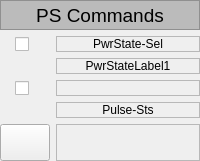
    <widget class="QWidget" name="widget_2" native="true">
     <layout class="QGridLayout" name="gridLayout_3">
      <property name="leftMargin">
       <number>0</number>
      </property>
      <property name="topMargin">
       <number>0</number>
      </property>
      <property name="rightMargin">
       <number>0</number>
      </property>
      <property name="bottomMargin">
       <number>0</number>
      </property>
      <item row="3" column="0">
       <widget class="PyDMByteIndicator" name="PyDMByteIndicator_11">
        <property name="sizePolicy">
         <sizepolicy hsizetype="Expanding" vsizetype="Expanding">
          <horstretch>0</horstretch>
          <verstretch>0</verstretch>
         </sizepolicy>
        </property>
        <property name="maximumSize">
         <size>
          <width>50</width>
          <height>16777215</height>
         </size>
        </property>
        <property name="toolTip">
         <string/>
        </property>
        <property name="layoutDirection">
         <enum>Qt::RightToLeft</enum>
        </property>
        <property name="channel" stdset="0">
         <string>ca://${pv_prefix}:PwrState-Sts</string>
        </property>
        <property name="offColor" stdset="0">
         <color>
          <red>239</red>
          <green>41</green>
          <blue>41</blue>
         </color>
        </property>
        <property name="showLabels" stdset="0">
         <bool>false</bool>
        </property>
        <property name="circles" stdset="0">
         <bool>true</bool>
        </property>
        <property name="labels" stdset="0">
         <stringlist>
          <string>Bit 0</string>
         </stringlist>
        </property>
       </widget>
      </item>
      <item row="0" column="0" colspan="2">
       <widget class="QLabel" name="label_331">
        <property name="sizePolicy">
         <sizepolicy hsizetype="MinimumExpanding" vsizetype="Expanding">
          <horstretch>0</horstretch>
          <verstretch>0</verstretch>
         </sizepolicy>
        </property>
        <property name="minimumSize">
         <size>
          <width>0</width>
          <height>30</height>
         </size>
        </property>
        <property name="maximumSize">
         <size>
          <width>16777215</width>
          <height>30</height>
         </size>
        </property>
        <property name="palette">
         <palette>
          <active>
           <colorrole role="WindowText">
            <brush brushstyle="SolidPattern">
             <color alpha="255">
              <red>0</red>
              <green>0</green>
              <blue>0</blue>
             </color>
            </brush>
           </colorrole>
           <colorrole role="Button">
            <brush brushstyle="SolidPattern">
             <color alpha="255">
              <red>187</red>
              <green>187</green>
              <blue>187</blue>
             </color>
            </brush>
           </colorrole>
           <colorrole role="Light">
            <brush brushstyle="SolidPattern">
             <color alpha="255">
              <red>255</red>
              <green>255</green>
              <blue>255</blue>
             </color>
            </brush>
           </colorrole>
           <colorrole role="Midlight">
            <brush brushstyle="SolidPattern">
             <color alpha="255">
              <red>221</red>
              <green>221</green>
              <blue>221</blue>
             </color>
            </brush>
           </colorrole>
           <colorrole role="Dark">
            <brush brushstyle="SolidPattern">
             <color alpha="255">
              <red>93</red>
              <green>93</green>
              <blue>93</blue>
             </color>
            </brush>
           </colorrole>
           <colorrole role="Mid">
            <brush brushstyle="SolidPattern">
             <color alpha="255">
              <red>125</red>
              <green>125</green>
              <blue>125</blue>
             </color>
            </brush>
           </colorrole>
           <colorrole role="Text">
            <brush brushstyle="SolidPattern">
             <color alpha="255">
              <red>0</red>
              <green>0</green>
              <blue>0</blue>
             </color>
            </brush>
           </colorrole>
           <colorrole role="BrightText">
            <brush brushstyle="SolidPattern">
             <color alpha="255">
              <red>255</red>
              <green>255</green>
              <blue>255</blue>
             </color>
            </brush>
           </colorrole>
           <colorrole role="ButtonText">
            <brush brushstyle="SolidPattern">
             <color alpha="255">
              <red>0</red>
              <green>0</green>
              <blue>0</blue>
             </color>
            </brush>
           </colorrole>
           <colorrole role="Base">
            <brush brushstyle="SolidPattern">
             <color alpha="255">
              <red>255</red>
              <green>255</green>
              <blue>255</blue>
             </color>
            </brush>
           </colorrole>
           <colorrole role="Window">
            <brush brushstyle="SolidPattern">
             <color alpha="255">
              <red>187</red>
              <green>187</green>
              <blue>187</blue>
             </color>
            </brush>
           </colorrole>
           <colorrole role="Shadow">
            <brush brushstyle="SolidPattern">
             <color alpha="255">
              <red>0</red>
              <green>0</green>
              <blue>0</blue>
             </color>
            </brush>
           </colorrole>
           <colorrole role="AlternateBase">
            <brush brushstyle="SolidPattern">
             <color alpha="255">
              <red>221</red>
              <green>221</green>
              <blue>221</blue>
             </color>
            </brush>
           </colorrole>
           <colorrole role="ToolTipBase">
            <brush brushstyle="SolidPattern">
             <color alpha="255">
              <red>255</red>
              <green>255</green>
              <blue>220</blue>
             </color>
            </brush>
           </colorrole>
           <colorrole role="ToolTipText">
            <brush brushstyle="SolidPattern">
             <color alpha="255">
              <red>0</red>
              <green>0</green>
              <blue>0</blue>
             </color>
            </brush>
           </colorrole>
           <colorrole role="PlaceholderText">
            <brush brushstyle="NoBrush">
             <color alpha="128">
              <red>0</red>
              <green>0</green>
              <blue>0</blue>
             </color>
            </brush>
           </colorrole>
          </active>
          <inactive>
           <colorrole role="WindowText">
            <brush brushstyle="SolidPattern">
             <color alpha="255">
              <red>0</red>
              <green>0</green>
              <blue>0</blue>
             </color>
            </brush>
           </colorrole>
           <colorrole role="Button">
            <brush brushstyle="SolidPattern">
             <color alpha="255">
              <red>187</red>
              <green>187</green>
              <blue>187</blue>
             </color>
            </brush>
           </colorrole>
           <colorrole role="Light">
            <brush brushstyle="SolidPattern">
             <color alpha="255">
              <red>255</red>
              <green>255</green>
              <blue>255</blue>
             </color>
            </brush>
           </colorrole>
           <colorrole role="Midlight">
            <brush brushstyle="SolidPattern">
             <color alpha="255">
              <red>221</red>
              <green>221</green>
              <blue>221</blue>
             </color>
            </brush>
           </colorrole>
           <colorrole role="Dark">
            <brush brushstyle="SolidPattern">
             <color alpha="255">
              <red>93</red>
              <green>93</green>
              <blue>93</blue>
             </color>
            </brush>
           </colorrole>
           <colorrole role="Mid">
            <brush brushstyle="SolidPattern">
             <color alpha="255">
              <red>125</red>
              <green>125</green>
              <blue>125</blue>
             </color>
            </brush>
           </colorrole>
           <colorrole role="Text">
            <brush brushstyle="SolidPattern">
             <color alpha="255">
              <red>0</red>
              <green>0</green>
              <blue>0</blue>
             </color>
            </brush>
           </colorrole>
           <colorrole role="BrightText">
            <brush brushstyle="SolidPattern">
             <color alpha="255">
              <red>255</red>
              <green>255</green>
              <blue>255</blue>
             </color>
            </brush>
           </colorrole>
           <colorrole role="ButtonText">
            <brush brushstyle="SolidPattern">
             <color alpha="255">
              <red>0</red>
              <green>0</green>
              <blue>0</blue>
             </color>
            </brush>
           </colorrole>
           <colorrole role="Base">
            <brush brushstyle="SolidPattern">
             <color alpha="255">
              <red>255</red>
              <green>255</green>
              <blue>255</blue>
             </color>
            </brush>
           </colorrole>
           <colorrole role="Window">
            <brush brushstyle="SolidPattern">
             <color alpha="255">
              <red>187</red>
              <green>187</green>
              <blue>187</blue>
             </color>
            </brush>
           </colorrole>
           <colorrole role="Shadow">
            <brush brushstyle="SolidPattern">
             <color alpha="255">
              <red>0</red>
              <green>0</green>
              <blue>0</blue>
             </color>
            </brush>
           </colorrole>
           <colorrole role="AlternateBase">
            <brush brushstyle="SolidPattern">
             <color alpha="255">
              <red>221</red>
              <green>221</green>
              <blue>221</blue>
             </color>
            </brush>
           </colorrole>
           <colorrole role="ToolTipBase">
            <brush brushstyle="SolidPattern">
             <color alpha="255">
              <red>255</red>
              <green>255</green>
              <blue>220</blue>
             </color>
            </brush>
           </colorrole>
           <colorrole role="ToolTipText">
            <brush brushstyle="SolidPattern">
             <color alpha="255">
              <red>0</red>
              <green>0</green>
              <blue>0</blue>
             </color>
            </brush>
           </colorrole>
           <colorrole role="PlaceholderText">
            <brush brushstyle="NoBrush">
             <color alpha="128">
              <red>0</red>
              <green>0</green>
              <blue>0</blue>
             </color>
            </brush>
           </colorrole>
          </inactive>
          <disabled>
           <colorrole role="WindowText">
            <brush brushstyle="SolidPattern">
             <color alpha="255">
              <red>93</red>
              <green>93</green>
              <blue>93</blue>
             </color>
            </brush>
           </colorrole>
           <colorrole role="Button">
            <brush brushstyle="SolidPattern">
             <color alpha="255">
              <red>187</red>
              <green>187</green>
              <blue>187</blue>
             </color>
            </brush>
           </colorrole>
           <colorrole role="Light">
            <brush brushstyle="SolidPattern">
             <color alpha="255">
              <red>255</red>
              <green>255</green>
              <blue>255</blue>
             </color>
            </brush>
           </colorrole>
           <colorrole role="Midlight">
            <brush brushstyle="SolidPattern">
             <color alpha="255">
              <red>221</red>
              <green>221</green>
              <blue>221</blue>
             </color>
            </brush>
           </colorrole>
           <colorrole role="Dark">
            <brush brushstyle="SolidPattern">
             <color alpha="255">
              <red>93</red>
              <green>93</green>
              <blue>93</blue>
             </color>
            </brush>
           </colorrole>
           <colorrole role="Mid">
            <brush brushstyle="SolidPattern">
             <color alpha="255">
              <red>125</red>
              <green>125</green>
              <blue>125</blue>
             </color>
            </brush>
           </colorrole>
           <colorrole role="Text">
            <brush brushstyle="SolidPattern">
             <color alpha="255">
              <red>93</red>
              <green>93</green>
              <blue>93</blue>
             </color>
            </brush>
           </colorrole>
           <colorrole role="BrightText">
            <brush brushstyle="SolidPattern">
             <color alpha="255">
              <red>255</red>
              <green>255</green>
              <blue>255</blue>
             </color>
            </brush>
           </colorrole>
           <colorrole role="ButtonText">
            <brush brushstyle="SolidPattern">
             <color alpha="255">
              <red>93</red>
              <green>93</green>
              <blue>93</blue>
             </color>
            </brush>
           </colorrole>
           <colorrole role="Base">
            <brush brushstyle="SolidPattern">
             <color alpha="255">
              <red>187</red>
              <green>187</green>
              <blue>187</blue>
             </color>
            </brush>
           </colorrole>
           <colorrole role="Window">
            <brush brushstyle="SolidPattern">
             <color alpha="255">
              <red>187</red>
              <green>187</green>
              <blue>187</blue>
             </color>
            </brush>
           </colorrole>
           <colorrole role="Shadow">
            <brush brushstyle="SolidPattern">
             <color alpha="255">
              <red>0</red>
              <green>0</green>
              <blue>0</blue>
             </color>
            </brush>
           </colorrole>
           <colorrole role="AlternateBase">
            <brush brushstyle="SolidPattern">
             <color alpha="255">
              <red>187</red>
              <green>187</green>
              <blue>187</blue>
             </color>
            </brush>
           </colorrole>
           <colorrole role="ToolTipBase">
            <brush brushstyle="SolidPattern">
             <color alpha="255">
              <red>255</red>
              <green>255</green>
              <blue>220</blue>
             </color>
            </brush>
           </colorrole>
           <colorrole role="ToolTipText">
            <brush brushstyle="SolidPattern">
             <color alpha="255">
              <red>0</red>
              <green>0</green>
              <blue>0</blue>
             </color>
            </brush>
           </colorrole>
           <colorrole role="PlaceholderText">
            <brush brushstyle="NoBrush">
             <color alpha="128">
              <red>0</red>
              <green>0</green>
              <blue>0</blue>
             </color>
            </brush>
           </colorrole>
          </disabled>
         </palette>
        </property>
        <property name="font">
         <font>
          <family>Cantarell</family>
          <pointsize>14</pointsize>
         </font>
        </property>
        <property name="autoFillBackground">
         <bool>true</bool>
        </property>
        <property name="frameShape">
         <enum>QFrame::StyledPanel</enum>
        </property>
        <property name="text">
         <string>PS Commands</string>
        </property>
        <property name="alignment">
         <set>Qt::AlignCenter</set>
        </property>
       </widget>
      </item>
      <item row="6" column="1">
       <widget class="PyDMLabel" name="PyDMLabel_16">
        <property name="sizePolicy">
         <sizepolicy hsizetype="Expanding" vsizetype="Expanding">
          <horstretch>0</horstretch>
          <verstretch>0</verstretch>
         </sizepolicy>
        </property>
        <property name="toolTip">
         <string/>
        </property>
        <property name="frameShape">
         <enum>QFrame::StyledPanel</enum>
        </property>
        <property name="text">
         <string>Pulse-Sts</string>
        </property>
        <property name="alignment">
         <set>Qt::AlignCenter</set>
        </property>
        <property name="channel" stdset="0">
         <string>ca://${pv_prefix}:Pulse-Sts.DESC</string>
        </property>
       </widget>
      </item>
      <item row="7" column="1">
       <widget class="PyDMLabel" name="PyDMLabel_12">
        <property name="sizePolicy">
         <sizepolicy hsizetype="Expanding" vsizetype="Expanding">
          <horstretch>0</horstretch>
          <verstretch>0</verstretch>
         </sizepolicy>
        </property>
        <property name="toolTip">
         <string/>
        </property>
        <property name="frameShape">
         <enum>QFrame::StyledPanel</enum>
        </property>
        <property name="alignment">
         <set>Qt::AlignCenter</set>
        </property>
        <property name="channel" stdset="0">
         <string>ca://${pv_prefix}:ResetLabel-Cte</string>
        </property>
       </widget>
      </item>
      <item row="6" column="0">
       <widget class="PyDMByteIndicator" name="PyDMByteIndicator_21">
        <property name="sizePolicy">
         <sizepolicy hsizetype="Expanding" vsizetype="Expanding">
          <horstretch>0</horstretch>
          <verstretch>0</verstretch>
         </sizepolicy>
        </property>
        <property name="maximumSize">
         <size>
          <width>50</width>
          <height>16777215</height>
         </size>
        </property>
        <property name="toolTip">
         <string/>
        </property>
        <property name="layoutDirection">
         <enum>Qt::RightToLeft</enum>
        </property>
        <property name="channel" stdset="0">
         <string>ca://${pv_prefix}:Pulse-Sts</string>
        </property>
        <property name="offColor" stdset="0">
         <color>
          <red>239</red>
          <green>41</green>
          <blue>41</blue>
         </color>
        </property>
        <property name="showLabels" stdset="0">
         <bool>false</bool>
        </property>
        <property name="circles" stdset="0">
         <bool>true</bool>
        </property>
        <property name="labels" stdset="0">
         <stringlist>
          <string>Bit 0</string>
         </stringlist>
        </property>
       </widget>
      </item>
      <item row="3" column="1">
       <widget class="PyDMLabel" name="PyDMLabel_10">
        <property name="sizePolicy">
         <sizepolicy hsizetype="Expanding" vsizetype="Expanding">
          <horstretch>0</horstretch>
          <verstretch>0</verstretch>
         </sizepolicy>
        </property>
        <property name="toolTip">
         <string/>
        </property>
        <property name="frameShape">
         <enum>QFrame::StyledPanel</enum>
        </property>
        <property name="text">
         <string>PwrStateLabel1</string>
        </property>
        <property name="alignment">
         <set>Qt::AlignCenter</set>
        </property>
        <property name="channel" stdset="0">
         <string>ca://${pv_prefix}:PwrState-Sts.DESC</string>
        </property>
       </widget>
      </item>
      <item row="7" column="0">
       <widget class="PyDMPushButton" name="PyDMPushButton_2">
        <property name="sizePolicy">
         <sizepolicy hsizetype="MinimumExpanding" vsizetype="Expanding">
          <horstretch>0</horstretch>
          <verstretch>0</verstretch>
         </sizepolicy>
        </property>
        <property name="minimumSize">
         <size>
          <width>0</width>
          <height>37</height>
         </size>
        </property>
        <property name="maximumSize">
         <size>
          <width>50</width>
          <height>16777215</height>
         </size>
        </property>
        <property name="toolTip">
         <string/>
        </property>
        <property name="layoutDirection">
         <enum>Qt::RightToLeft</enum>
        </property>
        <property name="channel" stdset="0">
         <string>ca://${pv_prefix}:Reset-Cmd</string>
        </property>
        <property name="pressValue" stdset="0">
         <string>1</string>
        </property>
       </widget>
      </item>
      <item row="2" column="1">
       <widget class="PyDMLabel" name="PyDMLabel_11">
        <property name="sizePolicy">
         <sizepolicy hsizetype="Expanding" vsizetype="Expanding">
          <horstretch>0</horstretch>
          <verstretch>0</verstretch>
         </sizepolicy>
        </property>
        <property name="toolTip">
         <string/>
        </property>
        <property name="frameShape">
         <enum>QFrame::StyledPanel</enum>
        </property>
        <property name="text">
         <string>PwrState-Sel</string>
        </property>
        <property name="alignment">
         <set>Qt::AlignCenter</set>
        </property>
        <property name="channel" stdset="0">
         <string>ca://${pv_prefix}:PwrStateLabel1-Cte</string>
        </property>
       </widget>
      </item>
      <item row="5" column="1">
       <widget class="PyDMLabel" name="PyDMLabel_9">
        <property name="sizePolicy">
         <sizepolicy hsizetype="Expanding" vsizetype="Expanding">
          <horstretch>0</horstretch>
          <verstretch>0</verstretch>
         </sizepolicy>
        </property>
        <property name="toolTip">
         <string/>
        </property>
        <property name="frameShape">
         <enum>QFrame::StyledPanel</enum>
        </property>
        <property name="alignment">
         <set>Qt::AlignCenter</set>
        </property>
        <property name="channel" stdset="0">
         <string>ca://${pv_prefix}:PulseLabel-Cte</string>
        </property>
       </widget>
      </item>
      <item row="5" column="0">
       <widget class="QFrame" name="frame_5">
        <property name="frameShape">
         <enum>QFrame::NoFrame</enum>
        </property>
        <property name="frameShadow">
         <enum>QFrame::Raised</enum>
        </property>
        <layout class="QHBoxLayout" name="horizontalLayout_2">
         <property name="leftMargin">
          <number>0</number>
         </property>
         <property name="topMargin">
          <number>0</number>
         </property>
         <property name="rightMargin">
          <number>0</number>
         </property>
         <property name="bottomMargin">
          <number>0</number>
         </property>
         <item>
          <widget class="PyDMCheckbox" name="PyDMCheckbox_3">
           <property name="sizePolicy">
            <sizepolicy hsizetype="Maximum" vsizetype="Expanding">
             <horstretch>0</horstretch>
             <verstretch>0</verstretch>
            </sizepolicy>
           </property>
           <property name="minimumSize">
            <size>
             <width>0</width>
             <height>0</height>
            </size>
           </property>
           <property name="maximumSize">
            <size>
             <width>20</width>
             <height>16777215</height>
            </size>
           </property>
           <property name="toolTip">
            <string/>
           </property>
           <property name="layoutDirection">
            <enum>Qt::LeftToRight</enum>
           </property>
           <property name="channel" stdset="0">
            <string>ca://${pv_prefix}:Pulse-Sel</string>
           </property>
          </widget>
         </item>
        </layout>
       </widget>
      </item>
      <item row="2" column="0">
       <widget class="QFrame" name="frame_4">
        <property name="frameShape">
         <enum>QFrame::NoFrame</enum>
        </property>
        <property name="frameShadow">
         <enum>QFrame::Raised</enum>
        </property>
        <layout class="QHBoxLayout" name="horizontalLayout">
         <property name="leftMargin">
          <number>0</number>
         </property>
         <property name="topMargin">
          <number>0</number>
         </property>
         <property name="rightMargin">
          <number>0</number>
         </property>
         <property name="bottomMargin">
          <number>0</number>
         </property>
         <item>
          <widget class="PyDMCheckbox" name="PyDMCheckbox_4">
           <property name="sizePolicy">
            <sizepolicy hsizetype="Maximum" vsizetype="Expanding">
             <horstretch>0</horstretch>
             <verstretch>0</verstretch>
            </sizepolicy>
           </property>
           <property name="minimumSize">
            <size>
             <width>0</width>
             <height>0</height>
            </size>
           </property>
           <property name="maximumSize">
            <size>
             <width>20</width>
             <height>50</height>
            </size>
           </property>
           <property name="sizeIncrement">
            <size>
             <width>0</width>
             <height>0</height>
            </size>
           </property>
           <property name="toolTip">
            <string/>
           </property>
           <property name="layoutDirection">
            <enum>Qt::LeftToRight</enum>
           </property>
           <property name="iconSize">
            <size>
             <width>16</width>
             <height>16</height>
            </size>
           </property>
           <property name="shortcut">
            <string notr="true"/>
           </property>
           <property name="autoRepeat">
            <bool>false</bool>
           </property>
           <property name="channel" stdset="0">
            <string>ca://${pv_prefix}:PwrState-Sel</string>
           </property>
          </widget>
         </item>
        </layout>
       </widget>
      </item>
     </layout>
    </widget>
